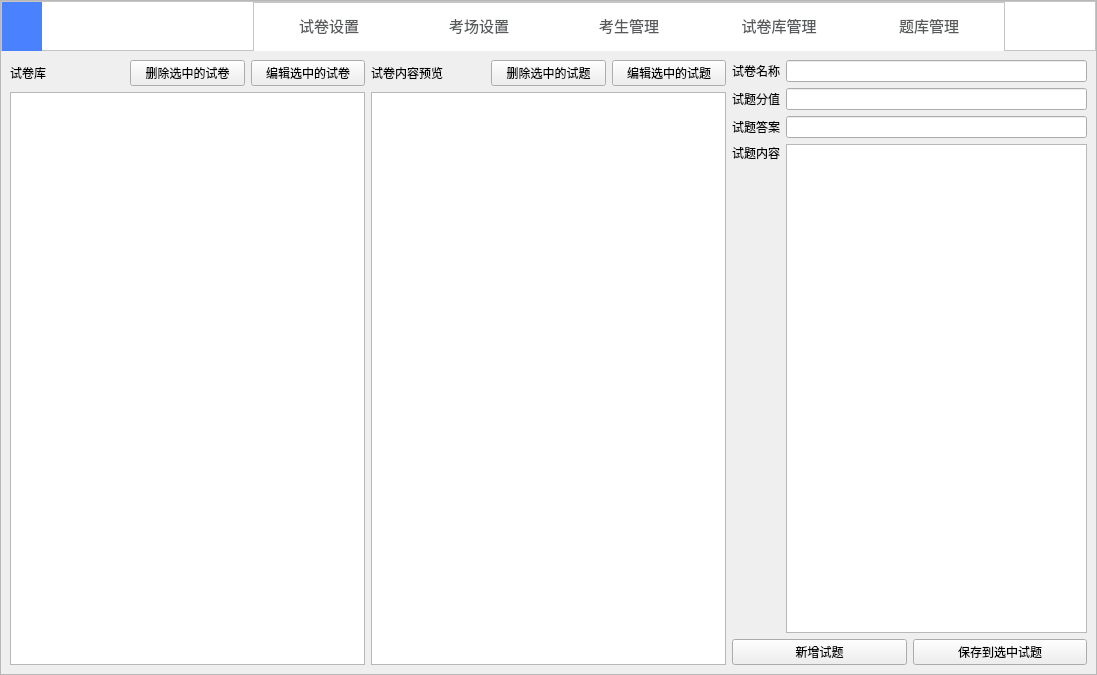
<?xml version="1.0" encoding="UTF-8"?>
<ui version="4.0">
 <class>ServerWindow</class>
 <widget class="QWidget" name="ServerWindow">
  <property name="geometry">
   <rect>
    <x>0</x>
    <y>0</y>
    <width>1097</width>
    <height>675</height>
   </rect>
  </property>
  <property name="windowTitle">
   <string>Form</string>
  </property>
  <property name="styleSheet">
   <string notr="true"/>
  </property>
  <layout class="QVBoxLayout" name="verticalLayout_9">
   <property name="spacing">
    <number>0</number>
   </property>
   <property name="leftMargin">
    <number>0</number>
   </property>
   <property name="topMargin">
    <number>0</number>
   </property>
   <property name="rightMargin">
    <number>0</number>
   </property>
   <property name="bottomMargin">
    <number>0</number>
   </property>
   <item>
    <widget class="QFrame" name="BackgroundFrame">
     <property name="frameShape">
      <enum>QFrame::StyledPanel</enum>
     </property>
     <property name="frameShadow">
      <enum>QFrame::Raised</enum>
     </property>
     <layout class="QVBoxLayout" name="verticalLayout">
      <property name="spacing">
       <number>0</number>
      </property>
      <property name="leftMargin">
       <number>0</number>
      </property>
      <property name="topMargin">
       <number>0</number>
      </property>
      <property name="rightMargin">
       <number>0</number>
      </property>
      <property name="bottomMargin">
       <number>0</number>
      </property>
      <item>
       <widget class="QFrame" name="TopBarFrame">
        <property name="minimumSize">
         <size>
          <width>0</width>
          <height>50</height>
         </size>
        </property>
        <property name="maximumSize">
         <size>
          <width>16777215</width>
          <height>50</height>
         </size>
        </property>
        <property name="styleSheet">
         <string notr="true">.QFrame{background-color:#fff;}</string>
        </property>
        <property name="frameShape">
         <enum>QFrame::StyledPanel</enum>
        </property>
        <property name="frameShadow">
         <enum>QFrame::Raised</enum>
        </property>
        <layout class="QHBoxLayout" name="horizontalLayout_2">
         <property name="spacing">
          <number>0</number>
         </property>
         <property name="leftMargin">
          <number>0</number>
         </property>
         <property name="topMargin">
          <number>0</number>
         </property>
         <property name="rightMargin">
          <number>0</number>
         </property>
         <property name="bottomMargin">
          <number>0</number>
         </property>
         <item>
          <widget class="QPushButton" name="pushButton">
           <property name="minimumSize">
            <size>
             <width>40</width>
             <height>50</height>
            </size>
           </property>
           <property name="maximumSize">
            <size>
             <width>40</width>
             <height>50</height>
            </size>
           </property>
           <property name="styleSheet">
            <string notr="true">background-color:#4a81ff;
border:none;
border-radius:0px;</string>
           </property>
           <property name="text">
            <string/>
           </property>
           <property name="icon">
            <iconset resource="../img.qrc">
             <normaloff>:/img/birdLogowhite.png</normaloff>:/img/birdLogowhite.png</iconset>
           </property>
           <property name="iconSize">
            <size>
             <width>24</width>
             <height>24</height>
            </size>
           </property>
          </widget>
         </item>
         <item>
          <widget class="QLabel" name="label_7">
           <property name="minimumSize">
            <size>
             <width>120</width>
             <height>50</height>
            </size>
           </property>
           <property name="maximumSize">
            <size>
             <width>100</width>
             <height>50</height>
            </size>
           </property>
           <property name="font">
            <font>
             <family>苹方 中等</family>
             <pointsize>18</pointsize>
            </font>
           </property>
           <property name="styleSheet">
            <string notr="true">border-image: url(:/img/LogoBG.png);
color: rgb(255, 255, 255);
font: 18pt &quot;苹方 中等&quot;;</string>
           </property>
           <property name="text">
            <string/>
           </property>
           <property name="pixmap">
            <pixmap resource="../img.qrc">:/img/DecodeTitle.png</pixmap>
           </property>
           <property name="scaledContents">
            <bool>true</bool>
           </property>
           <property name="alignment">
            <set>Qt::AlignLeading|Qt::AlignLeft|Qt::AlignVCenter</set>
           </property>
          </widget>
         </item>
         <item>
          <spacer name="horizontalSpacer">
           <property name="orientation">
            <enum>Qt::Horizontal</enum>
           </property>
           <property name="sizeHint" stdset="0">
            <size>
             <width>40</width>
             <height>20</height>
            </size>
           </property>
          </spacer>
         </item>
         <item>
          <widget class="QFrame" name="TopBarButtonFrame">
           <property name="minimumSize">
            <size>
             <width>0</width>
             <height>50</height>
            </size>
           </property>
           <property name="maximumSize">
            <size>
             <width>16777215</width>
             <height>50</height>
            </size>
           </property>
           <property name="styleSheet">
            <string notr="true">.QPushButton,.QToolButton{
color:#57595B;
border-radius:0px;
background:qlineargradient(spread:pad,x1:0,y1:0,x2:1,y2:0,stop:0 #fff,stop:1 #fff);
border:none;
border-bottom:3px solid #fff;
}

.QPushButton:hover,.QToolButton:hover{
background:qlineargradient(spread:pad,x1:0,y1:0,x2:1,y2:0,stop:0 #f5f5f5,stop:1 #f5f5f5);
border-bottom:3px solid #4a81ff;
}

.QPushButton:pressed,.QToolButton:pressed{
border-bottom:3px solid #4a81ff;
}

.QToolButton::menu-indicator{
image:None;
}</string>
           </property>
           <property name="frameShape">
            <enum>QFrame::StyledPanel</enum>
           </property>
           <property name="frameShadow">
            <enum>QFrame::Raised</enum>
           </property>
           <layout class="QHBoxLayout" name="horizontalLayout">
            <property name="spacing">
             <number>0</number>
            </property>
            <property name="leftMargin">
             <number>0</number>
            </property>
            <property name="topMargin">
             <number>0</number>
            </property>
            <property name="rightMargin">
             <number>0</number>
            </property>
            <property name="bottomMargin">
             <number>0</number>
            </property>
            <item>
             <widget class="QToolButton" name="TAB_ExamPaperConfigure">
              <property name="minimumSize">
               <size>
                <width>150</width>
                <height>0</height>
               </size>
              </property>
              <property name="maximumSize">
               <size>
                <width>200</width>
                <height>48</height>
               </size>
              </property>
              <property name="font">
               <font>
                <family>苹方 中等</family>
                <pointsize>11</pointsize>
               </font>
              </property>
              <property name="cursor">
               <cursorShape>PointingHandCursor</cursorShape>
              </property>
              <property name="styleSheet">
               <string notr="true"/>
              </property>
              <property name="text">
               <string>试卷设置</string>
              </property>
              <property name="iconSize">
               <size>
                <width>26</width>
                <height>26</height>
               </size>
              </property>
              <property name="checkable">
               <bool>true</bool>
              </property>
              <property name="toolButtonStyle">
               <enum>Qt::ToolButtonTextBesideIcon</enum>
              </property>
              <property name="autoRaise">
               <bool>false</bool>
              </property>
             </widget>
            </item>
            <item>
             <widget class="QToolButton" name="TAB_ExamRoomConfigure">
              <property name="minimumSize">
               <size>
                <width>150</width>
                <height>0</height>
               </size>
              </property>
              <property name="maximumSize">
               <size>
                <width>200</width>
                <height>48</height>
               </size>
              </property>
              <property name="font">
               <font>
                <family>苹方 中等</family>
                <pointsize>11</pointsize>
               </font>
              </property>
              <property name="cursor">
               <cursorShape>PointingHandCursor</cursorShape>
              </property>
              <property name="text">
               <string>考场设置</string>
              </property>
              <property name="iconSize">
               <size>
                <width>26</width>
                <height>26</height>
               </size>
              </property>
              <property name="checkable">
               <bool>true</bool>
              </property>
              <property name="toolButtonStyle">
               <enum>Qt::ToolButtonTextOnly</enum>
              </property>
              <property name="autoRaise">
               <bool>false</bool>
              </property>
             </widget>
            </item>
            <item>
             <widget class="QToolButton" name="TAB_Students">
              <property name="minimumSize">
               <size>
                <width>150</width>
                <height>0</height>
               </size>
              </property>
              <property name="maximumSize">
               <size>
                <width>200</width>
                <height>48</height>
               </size>
              </property>
              <property name="font">
               <font>
                <family>苹方 中等</family>
                <pointsize>11</pointsize>
               </font>
              </property>
              <property name="cursor">
               <cursorShape>PointingHandCursor</cursorShape>
              </property>
              <property name="text">
               <string>考生管理</string>
              </property>
              <property name="iconSize">
               <size>
                <width>26</width>
                <height>26</height>
               </size>
              </property>
              <property name="checkable">
               <bool>true</bool>
              </property>
              <property name="toolButtonStyle">
               <enum>Qt::ToolButtonTextOnly</enum>
              </property>
              <property name="autoRaise">
               <bool>false</bool>
              </property>
             </widget>
            </item>
            <item>
             <widget class="QToolButton" name="TAB_ExamPaperSet">
              <property name="minimumSize">
               <size>
                <width>150</width>
                <height>0</height>
               </size>
              </property>
              <property name="maximumSize">
               <size>
                <width>200</width>
                <height>48</height>
               </size>
              </property>
              <property name="font">
               <font>
                <family>苹方 中等</family>
                <pointsize>11</pointsize>
               </font>
              </property>
              <property name="cursor">
               <cursorShape>PointingHandCursor</cursorShape>
              </property>
              <property name="text">
               <string>试卷库管理</string>
              </property>
              <property name="iconSize">
               <size>
                <width>26</width>
                <height>26</height>
               </size>
              </property>
              <property name="checkable">
               <bool>true</bool>
              </property>
              <property name="toolButtonStyle">
               <enum>Qt::ToolButtonTextOnly</enum>
              </property>
              <property name="autoRaise">
               <bool>false</bool>
              </property>
             </widget>
            </item>
            <item>
             <widget class="QToolButton" name="TAB_ExamQusetionSet">
              <property name="minimumSize">
               <size>
                <width>150</width>
                <height>0</height>
               </size>
              </property>
              <property name="maximumSize">
               <size>
                <width>200</width>
                <height>48</height>
               </size>
              </property>
              <property name="font">
               <font>
                <family>苹方 中等</family>
                <pointsize>11</pointsize>
               </font>
              </property>
              <property name="cursor">
               <cursorShape>PointingHandCursor</cursorShape>
              </property>
              <property name="styleSheet">
               <string notr="true"/>
              </property>
              <property name="text">
               <string>题库管理</string>
              </property>
              <property name="iconSize">
               <size>
                <width>26</width>
                <height>26</height>
               </size>
              </property>
              <property name="checkable">
               <bool>true</bool>
              </property>
              <property name="popupMode">
               <enum>QToolButton::DelayedPopup</enum>
              </property>
              <property name="toolButtonStyle">
               <enum>Qt::ToolButtonTextOnly</enum>
              </property>
              <property name="autoRaise">
               <bool>false</bool>
              </property>
              <property name="arrowType">
               <enum>Qt::NoArrow</enum>
              </property>
             </widget>
            </item>
           </layout>
          </widget>
         </item>
         <item>
          <spacer name="horizontalSpacer_2">
           <property name="orientation">
            <enum>Qt::Horizontal</enum>
           </property>
           <property name="sizeHint" stdset="0">
            <size>
             <width>40</width>
             <height>20</height>
            </size>
           </property>
          </spacer>
         </item>
        </layout>
       </widget>
      </item>
      <item>
       <widget class="QStackedWidget" name="stackedWidget">
        <property name="currentIndex">
         <number>0</number>
        </property>
        <widget class="QWidget" name="page">
         <layout class="QHBoxLayout" name="horizontalLayout_9">
          <item>
           <layout class="QVBoxLayout" name="verticalLayout_4">
            <item>
             <layout class="QHBoxLayout" name="horizontalLayout_8">
              <item>
               <widget class="QLabel" name="label_5">
                <property name="text">
                 <string>试卷库</string>
                </property>
               </widget>
              </item>
              <item>
               <widget class="QPushButton" name="pushButton_6">
                <property name="text">
                 <string>删除选中的试卷</string>
                </property>
               </widget>
              </item>
              <item>
               <widget class="QPushButton" name="pushButton_7">
                <property name="text">
                 <string>编辑选中的试卷</string>
                </property>
               </widget>
              </item>
             </layout>
            </item>
            <item>
             <widget class="QListView" name="AllExamPapersListView"/>
            </item>
           </layout>
          </item>
          <item>
           <layout class="QVBoxLayout" name="verticalLayout_2">
            <item>
             <layout class="QHBoxLayout" name="horizontalLayout_3">
              <item>
               <widget class="QLabel" name="label">
                <property name="text">
                 <string>试卷内容预览</string>
                </property>
               </widget>
              </item>
              <item>
               <widget class="QPushButton" name="pushButton_2">
                <property name="text">
                 <string>删除选中的试题</string>
                </property>
               </widget>
              </item>
              <item>
               <widget class="QPushButton" name="pushButton_5">
                <property name="text">
                 <string>编辑选中的试题</string>
                </property>
               </widget>
              </item>
             </layout>
            </item>
            <item>
             <widget class="QListView" name="ExamPaperListView"/>
            </item>
           </layout>
          </item>
          <item>
           <layout class="QVBoxLayout" name="verticalLayout_3">
            <item>
             <layout class="QHBoxLayout" name="horizontalLayout_17">
              <item>
               <widget class="QLabel" name="label_12">
                <property name="text">
                 <string>试卷名称</string>
                </property>
               </widget>
              </item>
              <item>
               <widget class="QLineEdit" name="lineEdit_4"/>
              </item>
             </layout>
            </item>
            <item>
             <layout class="QHBoxLayout" name="horizontalLayout_4">
              <item>
               <widget class="QLabel" name="label_2">
                <property name="text">
                 <string>试题分值</string>
                </property>
               </widget>
              </item>
              <item>
               <widget class="QLineEdit" name="lineEdit"/>
              </item>
             </layout>
            </item>
            <item>
             <layout class="QHBoxLayout" name="horizontalLayout_5">
              <item>
               <widget class="QLabel" name="label_3">
                <property name="text">
                 <string>试题答案</string>
                </property>
               </widget>
              </item>
              <item>
               <widget class="QLineEdit" name="lineEdit_2"/>
              </item>
             </layout>
            </item>
            <item>
             <layout class="QHBoxLayout" name="horizontalLayout_6">
              <item>
               <widget class="QLabel" name="label_4">
                <property name="text">
                 <string>试题内容</string>
                </property>
                <property name="alignment">
                 <set>Qt::AlignLeading|Qt::AlignLeft|Qt::AlignTop</set>
                </property>
               </widget>
              </item>
              <item>
               <widget class="QTextEdit" name="textEdit"/>
              </item>
             </layout>
            </item>
            <item>
             <layout class="QHBoxLayout" name="horizontalLayout_7">
              <item>
               <widget class="QPushButton" name="pushButton_3">
                <property name="text">
                 <string>新增试题</string>
                </property>
               </widget>
              </item>
              <item>
               <widget class="QPushButton" name="pushButton_4">
                <property name="text">
                 <string>保存到选中试题</string>
                </property>
               </widget>
              </item>
             </layout>
            </item>
           </layout>
          </item>
         </layout>
        </widget>
        <widget class="QWidget" name="page_2">
         <layout class="QHBoxLayout" name="horizontalLayout_13">
          <item>
           <layout class="QVBoxLayout" name="verticalLayout_5">
            <item>
             <layout class="QHBoxLayout" name="horizontalLayout_10">
              <item>
               <widget class="QLabel" name="label_6">
                <property name="text">
                 <string>试卷库</string>
                </property>
               </widget>
              </item>
              <item>
               <widget class="QPushButton" name="pushButton_8">
                <property name="text">
                 <string>设为本场考试试卷</string>
                </property>
               </widget>
              </item>
              <item>
               <widget class="QPushButton" name="pushButton_9">
                <property name="text">
                 <string>编辑试卷</string>
                </property>
               </widget>
              </item>
             </layout>
            </item>
            <item>
             <widget class="QListView" name="listView_3"/>
            </item>
           </layout>
          </item>
          <item>
           <layout class="QVBoxLayout" name="verticalLayout_6">
            <item>
             <layout class="QHBoxLayout" name="horizontalLayout_11">
              <item>
               <widget class="QLabel" name="label_8">
                <property name="text">
                 <string>考总试时间</string>
                </property>
               </widget>
              </item>
              <item>
               <widget class="QLineEdit" name="lineEdit_3">
                <property name="minimumSize">
                 <size>
                  <width>0</width>
                  <height>40</height>
                 </size>
                </property>
               </widget>
              </item>
             </layout>
            </item>
            <item>
             <widget class="QCheckBox" name="checkBox">
              <property name="minimumSize">
               <size>
                <width>0</width>
                <height>30</height>
               </size>
              </property>
              <property name="text">
               <string>允许复制</string>
              </property>
             </widget>
            </item>
            <item>
             <widget class="QCheckBox" name="checkBox_2">
              <property name="minimumSize">
               <size>
                <width>0</width>
                <height>30</height>
               </size>
              </property>
              <property name="text">
               <string>允许粘贴</string>
              </property>
             </widget>
            </item>
            <item>
             <widget class="QCheckBox" name="checkBox_3">
              <property name="minimumSize">
               <size>
                <width>0</width>
                <height>30</height>
               </size>
              </property>
              <property name="text">
               <string>自动判卷</string>
              </property>
             </widget>
            </item>
            <item>
             <widget class="QCheckBox" name="checkBox_4">
              <property name="minimumSize">
               <size>
                <width>0</width>
                <height>30</height>
               </size>
              </property>
              <property name="text">
               <string>统计不及格学生名单</string>
              </property>
             </widget>
            </item>
            <item>
             <layout class="QHBoxLayout" name="horizontalLayout_12">
              <item>
               <widget class="QPushButton" name="pushButton_10">
                <property name="minimumSize">
                 <size>
                  <width>0</width>
                  <height>40</height>
                 </size>
                </property>
                <property name="text">
                 <string>开始本场考试</string>
                </property>
               </widget>
              </item>
              <item>
               <widget class="QPushButton" name="pushButton_26">
                <property name="minimumSize">
                 <size>
                  <width>0</width>
                  <height>40</height>
                 </size>
                </property>
                <property name="text">
                 <string>暂停本场考试</string>
                </property>
               </widget>
              </item>
              <item>
               <widget class="QPushButton" name="pushButton_11">
                <property name="minimumSize">
                 <size>
                  <width>0</width>
                  <height>40</height>
                 </size>
                </property>
                <property name="text">
                 <string>提前结束本场考试</string>
                </property>
               </widget>
              </item>
             </layout>
            </item>
            <item>
             <widget class="QLabel" name="label_9">
              <property name="text">
               <string>剩余时间</string>
              </property>
             </widget>
            </item>
            <item>
             <widget class="QLCDNumber" name="lcdNumber"/>
            </item>
            <item>
             <widget class="QProgressBar" name="progressBar">
              <property name="value">
               <number>24</number>
              </property>
             </widget>
            </item>
           </layout>
          </item>
         </layout>
        </widget>
        <widget class="QWidget" name="page_3">
         <layout class="QHBoxLayout" name="horizontalLayout_15">
          <item>
           <layout class="QVBoxLayout" name="verticalLayout_7">
            <item>
             <layout class="QHBoxLayout" name="horizontalLayout_14">
              <item>
               <widget class="QLabel" name="label_10">
                <property name="text">
                 <string>考生列表</string>
                </property>
               </widget>
              </item>
             </layout>
            </item>
            <item>
             <widget class="QListView" name="UserListView"/>
            </item>
           </layout>
          </item>
          <item>
           <layout class="QVBoxLayout" name="verticalLayout_8">
            <item>
             <widget class="QPushButton" name="pushButton_12">
              <property name="minimumSize">
               <size>
                <width>0</width>
                <height>40</height>
               </size>
              </property>
              <property name="text">
               <string>发送弹窗警告</string>
              </property>
             </widget>
            </item>
            <item>
             <widget class="QPushButton" name="pushButton_13">
              <property name="minimumSize">
               <size>
                <width>0</width>
                <height>40</height>
               </size>
              </property>
              <property name="text">
               <string>踢出考场</string>
              </property>
             </widget>
            </item>
            <item>
             <widget class="QPushButton" name="pushButton_15">
              <property name="minimumSize">
               <size>
                <width>0</width>
                <height>40</height>
               </size>
              </property>
              <property name="text">
               <string>重置该考生考试时间</string>
              </property>
             </widget>
            </item>
            <item>
             <widget class="QTextEdit" name="textEdit_2"/>
            </item>
            <item>
             <widget class="QPushButton" name="pushButton_14">
              <property name="minimumSize">
               <size>
                <width>0</width>
                <height>40</height>
               </size>
              </property>
              <property name="text">
               <string>发送公告</string>
              </property>
             </widget>
            </item>
           </layout>
          </item>
         </layout>
        </widget>
        <widget class="QWidget" name="page_4">
         <layout class="QHBoxLayout" name="horizontalLayout_18">
          <item>
           <layout class="QVBoxLayout" name="verticalLayout_10">
            <item>
             <layout class="QHBoxLayout" name="horizontalLayout_16">
              <item>
               <widget class="QLabel" name="label_11">
                <property name="text">
                 <string>试卷库</string>
                </property>
               </widget>
              </item>
             </layout>
            </item>
            <item>
             <widget class="QListView" name="listView_5"/>
            </item>
           </layout>
          </item>
          <item>
           <layout class="QVBoxLayout" name="verticalLayout_11">
            <item>
             <widget class="QPushButton" name="pushButton_16">
              <property name="text">
               <string>修改选定的试卷名称</string>
              </property>
             </widget>
            </item>
            <item>
             <widget class="QPushButton" name="pushButton_17">
              <property name="text">
               <string>创建新的试卷</string>
              </property>
             </widget>
            </item>
            <item>
             <widget class="QPushButton" name="pushButton_18">
              <property name="text">
               <string>编辑选定试卷</string>
              </property>
             </widget>
            </item>
            <item>
             <widget class="QPushButton" name="pushButton_19">
              <property name="text">
               <string>删除选定试卷</string>
              </property>
             </widget>
            </item>
            <item>
             <widget class="QPushButton" name="pushButton_20">
              <property name="text">
               <string>导出选定试卷为文本</string>
              </property>
             </widget>
            </item>
            <item>
             <widget class="QPushButton" name="pushButton_21">
              <property name="text">
               <string>导入文本为试卷</string>
              </property>
             </widget>
            </item>
            <item>
             <spacer name="verticalSpacer">
              <property name="orientation">
               <enum>Qt::Vertical</enum>
              </property>
              <property name="sizeHint" stdset="0">
               <size>
                <width>20</width>
                <height>40</height>
               </size>
              </property>
             </spacer>
            </item>
           </layout>
          </item>
         </layout>
        </widget>
        <widget class="QWidget" name="page_5">
         <layout class="QHBoxLayout" name="horizontalLayout_21">
          <item>
           <layout class="QVBoxLayout" name="verticalLayout_12">
            <item>
             <layout class="QHBoxLayout" name="horizontalLayout_19">
              <item>
               <widget class="QLabel" name="label_13">
                <property name="text">
                 <string>试卷库</string>
                </property>
               </widget>
              </item>
             </layout>
            </item>
            <item>
             <widget class="QListView" name="QusetionLibListView"/>
            </item>
           </layout>
          </item>
          <item>
           <layout class="QVBoxLayout" name="verticalLayout_13">
            <item>
             <widget class="QPushButton" name="pushButton_22">
              <property name="text">
               <string>编辑试题</string>
              </property>
             </widget>
            </item>
            <item>
             <widget class="QPushButton" name="pushButton_23">
              <property name="text">
               <string>添加试题</string>
              </property>
             </widget>
            </item>
            <item>
             <widget class="QPushButton" name="pushButton_24">
              <property name="text">
               <string>删除试题</string>
              </property>
             </widget>
            </item>
            <item>
             <layout class="QHBoxLayout" name="horizontalLayout_20">
              <item>
               <widget class="QLineEdit" name="lineEdit_5">
                <property name="minimumSize">
                 <size>
                  <width>100</width>
                  <height>0</height>
                 </size>
                </property>
               </widget>
              </item>
              <item>
               <widget class="QPushButton" name="pushButton_25">
                <property name="text">
                 <string>查找试题</string>
                </property>
               </widget>
              </item>
             </layout>
            </item>
            <item>
             <spacer name="verticalSpacer_2">
              <property name="orientation">
               <enum>Qt::Vertical</enum>
              </property>
              <property name="sizeHint" stdset="0">
               <size>
                <width>20</width>
                <height>40</height>
               </size>
              </property>
             </spacer>
            </item>
           </layout>
          </item>
         </layout>
        </widget>
       </widget>
      </item>
     </layout>
    </widget>
   </item>
  </layout>
 </widget>
 <resources>
  <include location="../img.qrc"/>
 </resources>
 <connections/>
</ui>
